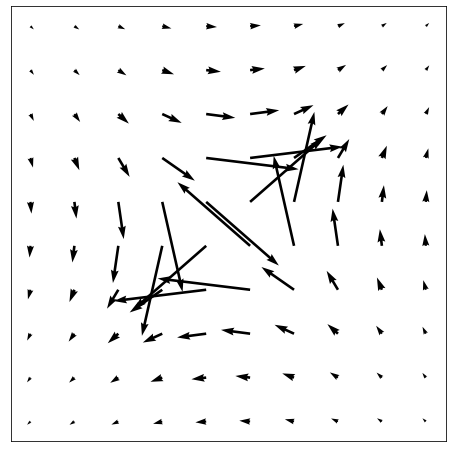

Reproduce this figure in Python.
#!/usr/bin/env python3
# -*- coding: utf-8 -*-
"""
Created on Tue Sep 27 21:07:21 2022

@author: cankuttasci
"""
# Import libraries
import numpy as np
import matplotlib.pyplot as plt
from sympy import symbols, diff
 
 
# Creating arrows
x1,y1,z1=-0.05,0,0
x2,y2,z2=0.05,0,0
e0=8.854*10**(-12)
#k=1/(4*np.pi*e0)
k=1
z=0
xx1=np.linspace(-0.4,-0.01,10)
xx2=np.linspace(0.01,0.4,10)
xxx=np.concatenate([xx1,xx2])
yy1=np.linspace(-0.4,-0.01,10)
yy2=np.linspace(0.1,0.4,10)
yyy=np.concatenate([yy1,yy2])
xx=np.linspace(-0.4,0.4,10)
yy=np.linspace(-0.4,0.4,10)
#print(xxx,xx)
# Creating gradient
x, y = np.meshgrid(xx, yy)
xt,yt= np.meshgrid(xx,yy)
#z2=-k/(np.sqrt((x-x1)**2+(y-y1)**2+(z-z1)**2))+k/(np.sqrt((x-x2)**2+(y-y2)**2+(z-z2)**2))
z2=k/(np.sqrt((x-x1)**2+(y-y1)**2))+k/(np.sqrt((x-x2)**2+(y-y2)**2))
#dx=diff(z2,x)
#dy=diff(z2,y)
# Creating plot
dx,dy = np.gradient(-z2)
cond1 = np.abs(dx)>10**-2
cond2 = np.abs(dy)>10**-2
i=0
while i<10:
      j=0
      while j<10:
          if np.abs(dx[i,j])<10**(-1):
              print(i,j,dx[i,j],x[i,j],y[i,j])
          j+=1
      i+=1
fig, ax = plt.subplots(figsize =(8, 8))
ax.quiver(x, y, dx, dy)
ax.xaxis.set_ticks([])
ax.yaxis.set_ticks([])
ax.set_aspect('equal')
plt.show()
